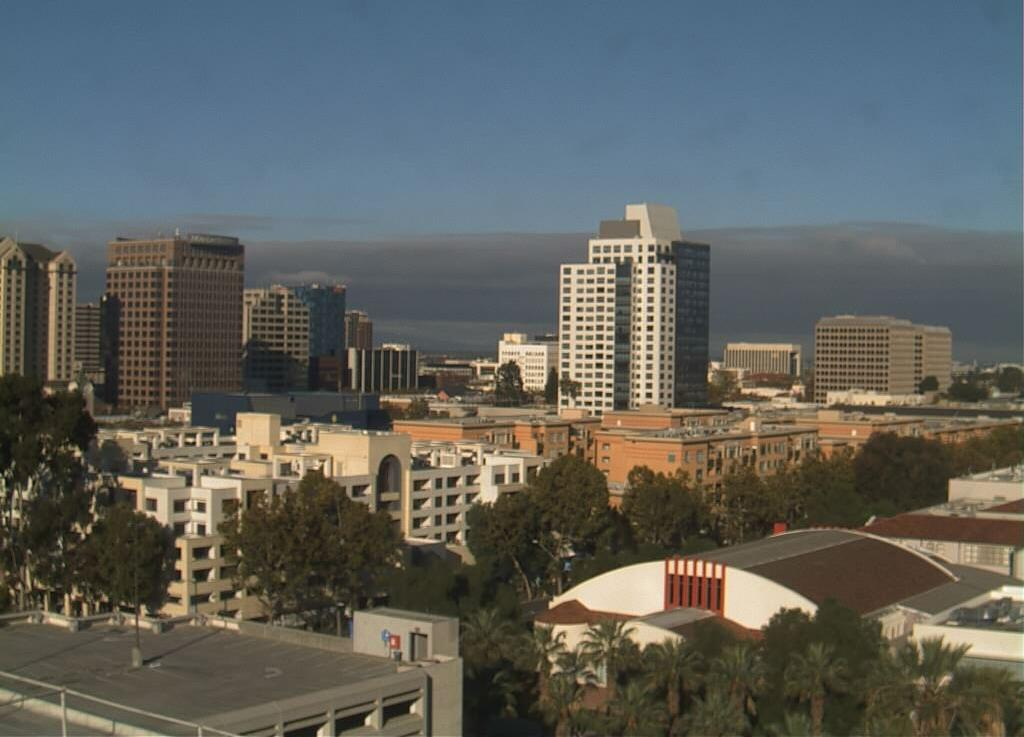
#> input picture 9.Computer Vision and Machine Learning/Lesson 1 Computer Vision and Machine Learning/Notebook Load and Visualize the Data/day_night_images/training/day/20151101_162527.jpg, 1024 x 737 px; its folder holds only this picture in this run
$ jupyter execute 'Visualizing the Data.ipynb'   (shell and % lines are left out)
#> lines starting #> are read from the running program, lines starting #| are printed output that depends on the picture
### 9.Computer Vision and Machine Learning/Lesson 1 Computer Vision and Machine Learning/Notebook Classification/helpers.py
# Helper functions

import os
import glob # library for loading images from a directory
import matplotlib.image as mpimg

import cv2


# This function loads in images and their labels and places them in a list
# The list contains all images and their associated labels
# For example, after data is loaded, im_list[0][:] will be the first image-label pair in the list
def load_dataset(image_dir):

    # Populate this empty image list
#> called with image_dir = 'day_night_images/training/'
    im_list = []
    image_types = ["day", "night"]

    # Iterate through each color folder
    for im_type in image_types:

        # Iterate through each image file in each image_type folder
        # glob reads in any image with the extension "image_dir/im_type/*"
        for file in glob.glob(os.path.join(image_dir, im_type, "*")):

            # Read in the image
            im = mpimg.imread(file)
#> im is the input picture: shape (737, 1024, 3); mean R, G, B 95.6, 98, 93.9

            # Check if the image exists/if it's been correctly read-in
            if not im is None:
                # Append the image, and it's type (red, green, yellow) to the image list
                im_list.append((im, im_type))

    return im_list


## Standardize the input images
# Resize each image to the desired input size: 600x1100px (hxw).

## Standardize the output
# With each loaded image, we also specify the expected output.
# For this, we use binary numerical values 0/1 = night/day.


# This function should take in an RGB image and return a new, standardized version
# 600 height x 1100 width image size (px x px)
# [41 lines left out: functions standardize_input, encode, standardize, not called in this run]


### 9.Computer Vision and Machine Learning/Lesson 1 Computer Vision and Machine Learning/Notebook Load and Visualize the Data/Visualizing the Data.ipynb
# Day and Night Image Classifier
---

The day/night image dataset consists of 200 RGB color images in two categories: day and night. There are equal numbers of each example: 100 day images and 100 night images.

We'd like to build a classifier that can accurately label these images as day or night, and that relies on finding distinguishing features between the two types of images!

*Note: All images come from the [AMOS dataset](http://cs.uky.edu/~jacobs/datasets/amos/) (Archive of Many Outdoor Scenes).*

### Import resources

Before you get started on the project code, import the libraries and resources that you'll need.

[cell 1]
import cv2 # computer vision library
import helpers

import numpy as np
import matplotlib.pyplot as plt
import matplotlib.image as mpimg

## Training and Testing Data
The 200 day/night images are separated into training and testing datasets.

* 60% of these images are training images, for you to use as you create a classifier.
* 40% are test images, which will be used to test the accuracy of your classifier.

First, we set some variables to keep track of some where our images are stored:

    image_dir_training: the directory where our training image data is stored
    image_dir_test: the directory where our test image data is stored

[cell 2]
# Image data directories
image_dir_training = "day_night_images/training/"
image_dir_test = "day_night_images/test/"

## Load the datasets

These first few lines of code will load the training day/night images and store all of them in a variable, `IMAGE_LIST`. This list contains the images and their associated label ("day" or "night").

For example, the first image-label pair in `IMAGE_LIST` can be accessed by index:
``` IMAGE_LIST[0][:]```.

[cell 3]
# Using the load_dataset function in helpers.py
# Load training data
IMAGE_LIST = helpers.load_dataset(image_dir_training)
#> IMAGE_LIST = 2 items

---
# 1. Visualize the input images

[cell 4]
# Select an image and its label by list index
image_index = 0
selected_image = IMAGE_LIST[image_index][0]
selected_label = IMAGE_LIST[image_index][1]
#> selected_label = 'day'

## TODO: Print out 1. The shape of the image and 2. The image's label `selected_label`

## TODO: Display a night image
# Note the differences between the day and night images
# Any measurable differences can be used to classify these images

[cell 5]
selected_image.shape
#> Out = (737, 1024, 3)

[cell 6]
selected_label
#> Out = 'day'

[cell 7]
plt.imshow(IMAGE_LIST[0][0])
plt.colorbar()
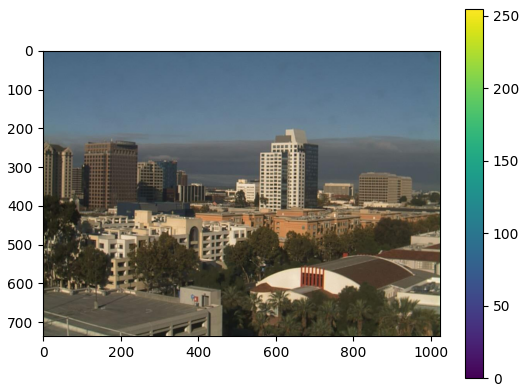
#> figure drawn by matplotlib, 2 panels

[cell 8]
for i in range(len(IMAGE_LIST)):
    if IMAGE_LIST[i][1]=='night':
        plt.imshow(IMAGE_LIST[i][0])
        plt.colorbar()
        plt.show()

        break
#> this loop made 2 passes
#> pass 2, `plt.show()`:
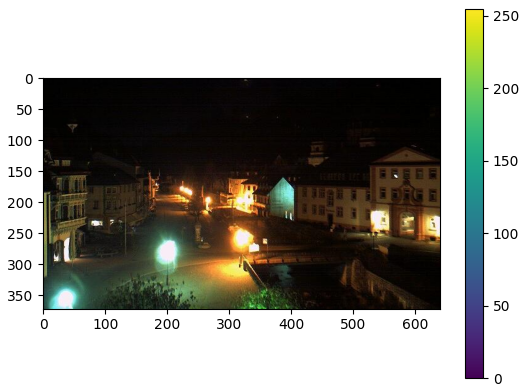
#> figure drawn by matplotlib, 2 panels
